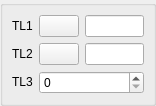
<?xml version="1.0" encoding="UTF-8"?>
<ui version="4.0">
 <class>DlgRef_2Sel1SpinInt_QTD</class>
 <widget class="QWidget" name="DlgRef_2Sel1SpinInt_QTD">
  <property name="geometry">
   <rect>
    <x>0</x>
    <y>0</y>
    <width>156</width>
    <height>105</height>
   </rect>
  </property>
  <property name="windowTitle">
   <string/>
  </property>
  <layout class="QGridLayout">
   <property name="margin">
    <number>0</number>
   </property>
   <property name="spacing">
    <number>0</number>
   </property>
   <item row="0" column="0">
    <widget class="QGroupBox" name="GroupBox1">
     <property name="title">
      <string/>
     </property>
     <layout class="QGridLayout">
      <property name="margin">
       <number>9</number>
      </property>
      <property name="spacing">
       <number>6</number>
      </property>
      <item row="2" column="1" colspan="2">
       <widget class="SalomeApp_IntSpinBox" name="SpinBox_DX">
        <property name="maximum">
         <number>1000000</number>
        </property>
       </widget>
      </item>
      <item row="2" column="0">
       <widget class="QLabel" name="TextLabel3">
        <property name="sizePolicy">
         <sizepolicy hsizetype="Fixed" vsizetype="Fixed">
          <horstretch>0</horstretch>
          <verstretch>0</verstretch>
         </sizepolicy>
        </property>
        <property name="text">
         <string>TL3</string>
        </property>
        <property name="wordWrap">
         <bool>false</bool>
        </property>
       </widget>
      </item>
      <item row="1" column="0">
       <widget class="QLabel" name="TextLabel2">
        <property name="sizePolicy">
         <sizepolicy hsizetype="Fixed" vsizetype="Fixed">
          <horstretch>0</horstretch>
          <verstretch>0</verstretch>
         </sizepolicy>
        </property>
        <property name="frameShape">
         <enum>QFrame::NoFrame</enum>
        </property>
        <property name="frameShadow">
         <enum>QFrame::Plain</enum>
        </property>
        <property name="text">
         <string>TL2</string>
        </property>
        <property name="wordWrap">
         <bool>false</bool>
        </property>
       </widget>
      </item>
      <item row="0" column="1">
       <widget class="QPushButton" name="PushButton1">
        <property name="sizePolicy">
         <sizepolicy hsizetype="Fixed" vsizetype="Fixed">
          <horstretch>0</horstretch>
          <verstretch>0</verstretch>
         </sizepolicy>
        </property>
        <property name="text">
         <string/>
        </property>
       </widget>
      </item>
      <item row="1" column="2">
       <widget class="QLineEdit" name="LineEdit2"/>
      </item>
      <item row="0" column="0">
       <widget class="QLabel" name="TextLabel1">
        <property name="sizePolicy">
         <sizepolicy hsizetype="Fixed" vsizetype="Fixed">
          <horstretch>0</horstretch>
          <verstretch>0</verstretch>
         </sizepolicy>
        </property>
        <property name="text">
         <string>TL1</string>
        </property>
        <property name="wordWrap">
         <bool>false</bool>
        </property>
       </widget>
      </item>
      <item row="1" column="1">
       <widget class="QPushButton" name="PushButton2">
        <property name="sizePolicy">
         <sizepolicy hsizetype="Fixed" vsizetype="Fixed">
          <horstretch>0</horstretch>
          <verstretch>0</verstretch>
         </sizepolicy>
        </property>
        <property name="text">
         <string/>
        </property>
       </widget>
      </item>
      <item row="0" column="2">
       <widget class="QLineEdit" name="LineEdit1"/>
      </item>
     </layout>
    </widget>
   </item>
  </layout>
 </widget>
 <layoutdefault spacing="6" margin="11"/>
 <pixmapfunction>qPixmapFromMimeSource</pixmapfunction>
 <customwidgets>
  <customwidget>
   <class>SalomeApp_IntSpinBox</class>
   <extends>QSpinBox</extends>
   <header location="global">SalomeApp_IntSpinBox.h</header>
  </customwidget>
 </customwidgets>
 <tabstops>
  <tabstop>PushButton1</tabstop>
  <tabstop>LineEdit1</tabstop>
  <tabstop>PushButton2</tabstop>
  <tabstop>LineEdit2</tabstop>
 </tabstops>
 <resources/>
 <connections/>
</ui>
